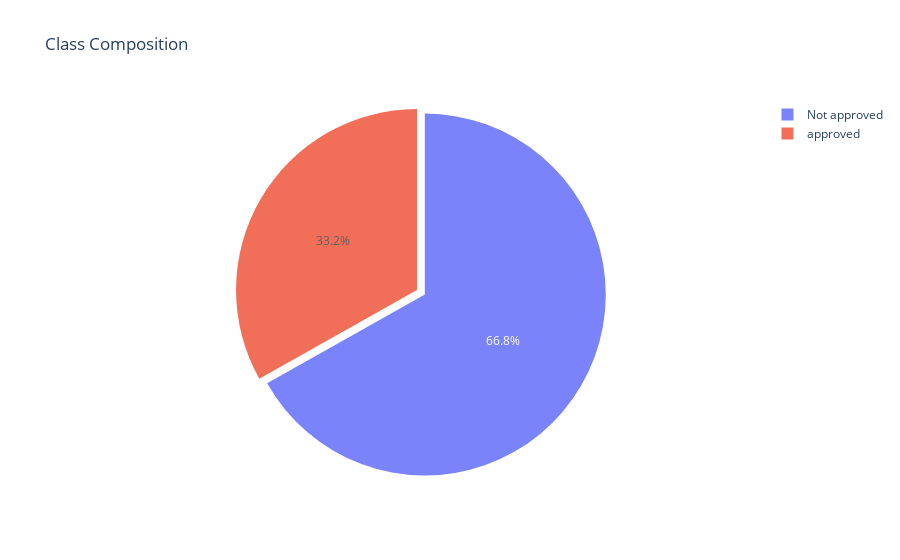

Here is the notebook cell this chart was saved with:
### Code cell
%%time
# Class Composition - Pie Plot
fig = go.Figure(data=[go.Pie(labels=['Not approved', 'approved'], 
                                    values=class_count, 
                                    pull=[0.05, 0, 0], 
                                    opacity=0.85)])
fig.update_layout(
    title_text="Class Composition")
fig.show()

### Figure 1 — Plotly figure (JSON) as saved in the notebook; plotly's stock layout.template omitted (floating-point values rounded to 4 significant figures)
{"data": [{"labels": ["Not approved", "approved"], "opacity": 0.85, "pull": [0.05, 0, 0], "type": "pie", "values": [264, 131]}], "layout": {"title": {"text": "Class Composition"}}}
